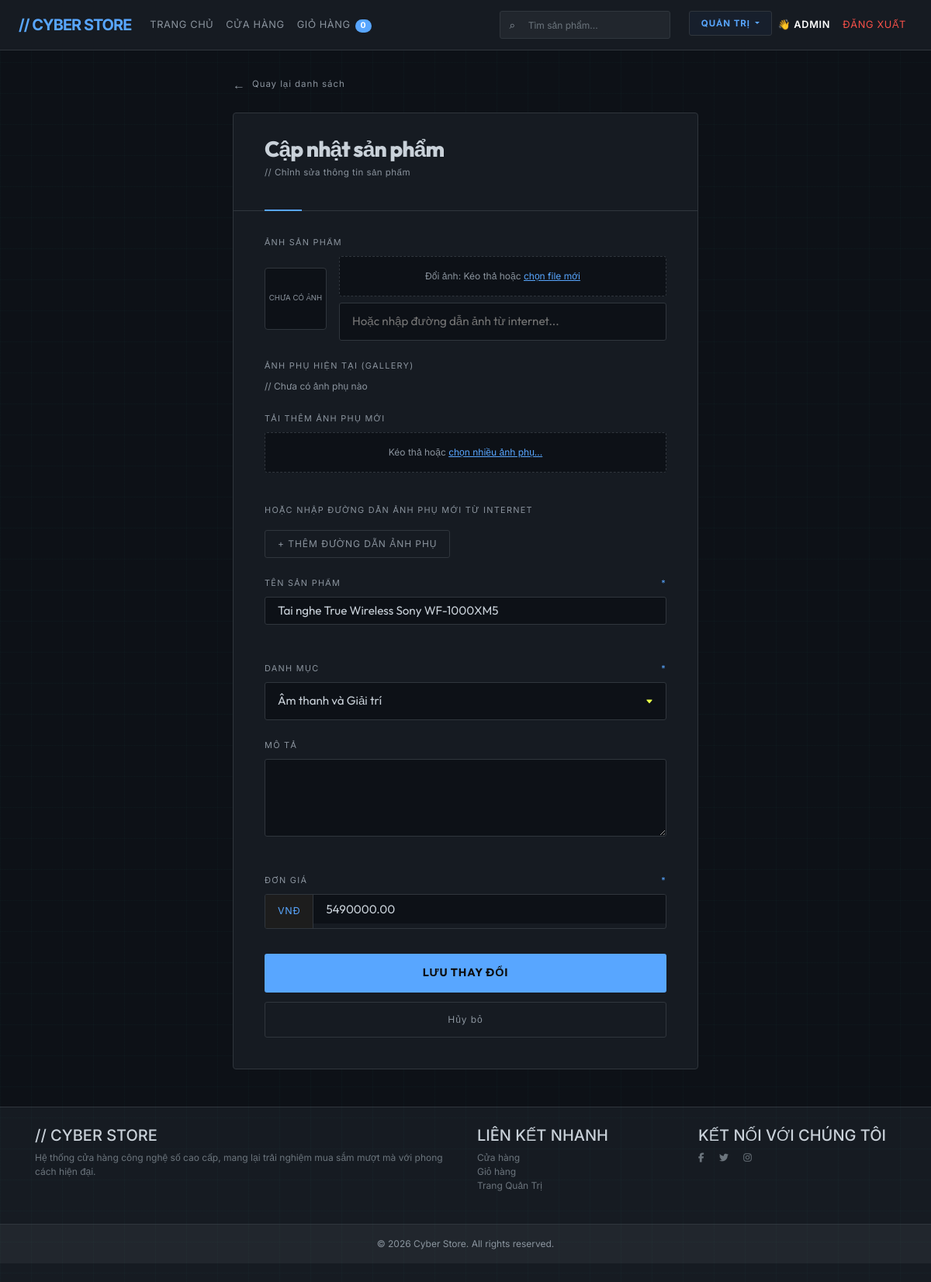
Screenshot of /Product/edit/15 (signed in) with the database file from the repository.
### tables this page shows
CREATE TABLE IF NOT EXISTS `product` (
  `id` int NOT NULL AUTO_INCREMENT,
  `name` varchar(255) NOT NULL,
  `description` text,
  `price` decimal(10,2) NOT NULL,
  `image` varchar(255) DEFAULT NULL,
  `category_id` int DEFAULT NULL,
  PRIMARY KEY (`id`),
  KEY `category_id` (`category_id`),
  CONSTRAINT `product_ibfk_1` FOREIGN KEY (`category_id`) REFERENCES `category` (`id`) ON DELETE SET NULL
);

CREATE TABLE IF NOT EXISTS `category` (
  `id` int NOT NULL AUTO_INCREMENT,
  `name` varchar(255) NOT NULL,
  `description` text,
  PRIMARY KEY (`id`)
);

### index.php (called while the page is built, shortened)
<?php
require_once 'app/models/ProductModel.php';
$url = $_GET['url'] ?? '';
$url = rtrim($url, '/');
$url = filter_var($url, FILTER_SANITIZE_URL);
$url = explode('/', $url);
$action = isset($url[1]) && $url[1] != '' ? $url[1] : 'index';
$controller = new $controllerName();
call_user_func_array([$controller, $action], array_slice($url, 2));

### app/config/database.php (called while the page is built, shortened)
<?php
class Database {
    private $host = "localhost";
    private $db_name = "my_store";
    private $username = "root";
    private $password = "";
    public function getConnection() {
        $this->conn = null;
        try {
            $this->conn = new PDO("mysql:host=" . $this->host . ";dbname=" . $this->db_name, $this->username, $this->password);
            $this->conn->exec("set names utf8");
            $this->conn->exec("CREATE TABLE IF NOT EXISTS `account` (
                `id` INT AUTO_INCREMENT PRIMARY KEY,
                `username` VARCHAR(255) NOT NULL UNIQUE,
                `fullname` VARCHAR(255) NOT NULL,
                `password` VARCHAR(255) NOT NULL,
                `role` ENUM('admin', 'user') DEFAULT 'user'
            ) ENGINE=InnoDB DEFAULT CHARSET=utf8mb3");
            $columns = [
                "ADD COLUMN `phone` VARCHAR(20) NULL",
                "ADD COLUMN `email` VARCHAR(255) NULL",
                "ADD COLUMN `address` TEXT NULL",
                "ADD COLUMN `remember_token` VARCHAR(255) NULL",
                "ADD COLUMN `reset_token` VARCHAR(255) NULL",
                "ADD COLUMN `reset_token_expire` DATETIME NULL"
            ];
            foreach ($columns as $col) {
                try {
                    $this->conn->exec("ALTER TABLE `account` $col");
                } catch(PDOException $e) {
                }
            }
        } catch(PDOException $exception) {
            echo "Connection error: " . $exception->getMessage();
        }
        return $this->conn;
    }
}
?>

### app/models/ProductModel.php (called while the page is built, shortened)
<?php
class ProductModel
{
    private $conn;
    private $table_name = "product";
    public $name;
    public $price;
    public $image;
    public function __construct($db = null)
    {
        $this->conn = $db;
    }
    public function getName() { return $this->name; }
    public function getPrice() { return $this->price; }
    public function getImage() { return $this->image; }
    public function getProductById($id)
    {
        $query = "SELECT p.id, p.name, p.description, p.price, p.image, p.category_id, c.name as category_name
                  FROM " . $this->table_name . " p
                  LEFT JOIN category c ON p.category_id = c.id
                  WHERE p.id = :id";
        $stmt = $this->conn->prepare($query);
        $stmt->bindParam(':id', $id, PDO::PARAM_INT);
        $stmt->execute();
        $stmt->setFetchMode(PDO::FETCH_CLASS, 'ProductModel');
        $product = $stmt->fetch();
        if ($product) {
            $sub_query = "SELECT id, image_path FROM product_images WHERE product_id = :product_id";
            $sub_stmt = $this->conn->prepare($sub_query);
            $sub_stmt->bindParam(':product_id', $product->id, PDO::PARAM_INT);
            $sub_stmt->execute();
            $product->sub_images = $sub_stmt->fetchAll(PDO::FETCH_ASSOC);
        }
        return $product;
    }
}
?>

### app/models/CategoryModel.php (called while the page is built, shortened)
<?php
class CategoryModel
{
    private $conn;
    private $table_name = "category";
    public $id;
    public $name;
    public function __construct($db = null)
    {
        $this->conn = $db;
    }
    public function getID() { return $this->id; }
    public function getName() { return $this->name; }
    public function getCategories()
    {
        $query = "SELECT id, name, description FROM " . $this->table_name;
        $stmt = $this->conn->prepare($query);
        $stmt->execute();
        return $stmt->fetchAll(PDO::FETCH_CLASS, 'CategoryModel');
    }
}
?>

### app/views/product/edit.php (the view, shortened to what this page needs)
<?php include 'app/views/shares/header.php'; ?>
<div class="wrapper">
    <div class="header-bar">
        <a href="<?php echo BASE_URL; ?>/Product/manage" class="breadcrumb-link">Quay lại danh sách</a>
    </div>
    <div class="panel">
        <div class="panel-header">
            <h1 class="panel-title">Cập nhật sản phẩm</h1>
            <p class="panel-subtitle">// Chỉnh sửa thông tin sản phẩm</p>
        </div>
        <div class="panel-body">
            <form method="POST" action="<?php echo BASE_URL; ?>/Product/update" enctype="multipart/form-data" onsubmit="return validateForm();">
                <div class="field">
                    <label class="field-label" for="image">Ảnh sản phẩm</label>
                    <div class="upload-container">
                        <?php
                            $imgSrc = $product->getImage();
                            if ($imgSrc):
                                if (!filter_var($imgSrc, FILTER_VALIDATE_URL)) {
                                    $imgSrc = ltrim($imgSrc, '/');
                                    if (strpos($imgSrc, 'webbanhang/') === 0) {
                                        $imgSrc = substr($imgSrc, 11);
                                    }
                                    $imgSrc = BASE_URL . '/' . ltrim($imgSrc, '/');
                                }
                        ?>
                            <img src="<?php echo htmlspecialchars($imgSrc, ENT_QUOTES, 'UTF-8'); ?>" alt="Preview" class="img-preview">
                        <?php else: ?>
                            <div class="img-preview" style="display:flex;align-items:center;justify-content:center;color:var(--muted);font-size:0.6rem;font-family:var(--mono);">CHƯA CÓ ẢNH</div>
                        <?php endif; ?>
                        <div style="flex-grow: 1; display: flex; flex-direction: column; gap: 0.5rem;">
                            <div class="file-upload-wrap" style="width: 100%;">
                                <div class="file-upload-text" id="fileText">Đổi ảnh: Kéo thả hoặc <span>chọn file mới</span></div>
                            </div>
                            <input type="url" class="field-input" id="image_url" name="image_url" placeholder="Hoặc nhập đường dẫn ảnh từ internet..." value="<?php echo htmlspecialchars(filter_var($product->getImage(), FILTER_VALIDATE_URL) ? $product->getImage() : '', ENT_QUOTES, 'UTF-8'); ?>" autocomplete="off">
                        </div>
                    </div>
                </div>
                <div class="field">
                    <label class="field-label">Ảnh phụ hiện tại (Gallery)</label>
                    <div id="existing_sub_images" style="display: flex; gap: 0.75rem; flex-wrap: wrap;">
                        <?php if (!empty($product->sub_images)): ?>
                            <?php foreach ($product->sub_images as $subImg):
                                $subImgSrc = $subImg['image_path'];
                                if ($subImgSrc):
                                    if (!filter_var($subImgSrc, FILTER_VALIDATE_URL)) {
                                        $subImgSrc = ltrim($subImgSrc, '/');
                                        if (strpos($subImgSrc, 'webbanhang/') === 0) {
                                            $subImgSrc = substr($subImgSrc, 11);
                                        }
                                        $subImgSrc = BASE_URL . '/' . ltrim($subImgSrc, '/');
                                    }
                            ?>
                                <div class="sub-img-edit-wrap" data-id="<?php echo $subImg['id']; ?>" style="position: relative; width: 70px; height: 70px; border-radius: 4px; border: 1px solid var(--border); overflow: hidden; background: #080808;">
                                    <img src="<?php echo htmlspecialchars($subImgSrc, ENT_QUOTES, 'UTF-8'); ?>" style="width: 100%; height: 100%; object-fit: cover;">
                                    <button type="button" class="btn-remove-sub" onclick="markSubImageForDeletion(<?php echo $subImg['id']; ?>, this)" style="position: absolute; top: 2px; right: 2px; background: rgba(255, 77, 77, 0.9); border: none; border-radius: 2px; color: #fff; width: 18px; height: 18px; display: flex; align-items: center; justify-content: center; font-size: 0.65rem; cursor: pointer; transition: background 0.2s;">✕</button>
                                </div>
                            <?php endif; endforeach; ?>
                        <?php else: ?>
                            <div style="font-family: var(--mono); font-size: 0.75rem; color: var(--muted);">// Chưa có ảnh phụ nào</div>
                        <?php endif; ?>
                    </div>
                </div>
                <div class="field">
                    <label class="field-label" for="sub_images">Tải thêm ảnh phụ mới</label>
                    <div class="file-upload-wrap">
                        <div class="file-upload-text" id="subFilesText">Kéo thả hoặc <span>chọn nhiều ảnh phụ...</span></div>
                    </div>
                </div>
                <div class="field">
                    <label class="field-label">Hoặc nhập đường dẫn ảnh phụ mới từ internet</label>
                    <button type="button" class="btn-secondary" id="add_url_btn" style="margin-top: 0.5rem; width: auto; padding: 0.5rem 1rem; font-size: 0.75rem; font-family: var(--mono); text-transform: uppercase;">+ Thêm đường dẫn ảnh phụ</button>
                </div>
                <div class="field">
                    <label class="field-label" for="name">
                        Tên sản phẩm <span class="req">*</span>
                    </label>
                    <div class="field-wrap">
                        <input type="text" class="field-input form-control" id="name" name="name" value="<?php echo htmlspecialchars($product->getName(), ENT_QUOTES, 'UTF-8'); ?>" autocomplete="off" required>
                    </div>
                </div>
                <div class="field">
                    <label class="field-label" for="category_id">
                        Danh mục <span class="req">*</span>
                    </label>
                    <select class="field-input form-control" id="category_id" name="category_id" required style="background-color: var(--bg);">
                        <?php $currentCatId = $product->category_id; ?>
                        <?php
                            $categories = $categories ?? [];
                            foreach ($categories as $cat):
                                $catId = htmlspecialchars($cat->getID(), ENT_QUOTES, 'UTF-8');
                        ?>
                            <option value="<?php echo $catId; ?>" <?php echo $currentCatId == $cat->getID() ? 'selected' : ''; ?>>
                                <?php echo htmlspecialchars($cat->getName(), ENT_QUOTES, 'UTF-8'); ?>
                            </option>
                        <?php endforeach; ?>
                    </select>
                </div>
                <div class="field">
                    <label class="field-label" for="description">
                        Mô tả
                    </label>
                    <div class="field-wrap">
                        <textarea class="field-textarea form-control" id="description" name="description"><?php echo htmlspecialchars($product->getDescription(), ENT_QUOTES, 'UTF-8'); ?></textarea>
                    </div>
                </div>
                <div class="field">
                    <label class="field-label" for="price">
                        Đơn giá <span class="req">*</span>
                    </label>
                    <div class="price-wrapper">
                        <span class="price-prefix">VNĐ</span>
                        <input type="number" class="field-input form-control" id="price" name="price" step="0.01" min="0" value="<?php echo htmlspecialchars($product->getPrice(), ENT_QUOTES, 'UTF-8'); ?>" required>
                    </div>
                </div>
                <div class="actions">
                    <button type="submit" class="btn btn-primary">Lưu thay đổi</button>
                    <a href="<?php echo BASE_URL; ?>/Product/manage" class="btn-secondary">Hủy bỏ</a>
                </div>
            </form>
        </div>
    </div>
</div>
<?php include 'app/views/shares/footer.php'; ?>

### app/views/shares/header.php (style rules this page uses)
:root { --bg: #0d1117; --surface: #161b22; --surface2: #21262d; --border: #30363d; --border2: #21262d; --accent: #58a6ff; --accent-dim: #388bfd; --text: #c9d1d9; --muted: #8b949e; --mono: 'Inter', sans-serif; --sans: 'Outfit', sans-serif; --danger: #f85149; --teal: #2ea043; }
body { background-color: var(--bg) !important; color: var(--text) !important; font-family: var(--sans) !important; }

### rows the page displays
product: name "Tai nghe True Wireless Sony WF-1000XM5", category_id "Âm thanh và Giải trí", price "5490000.00"

### other values shown
$_SESSION['username'] "ADMIN"
